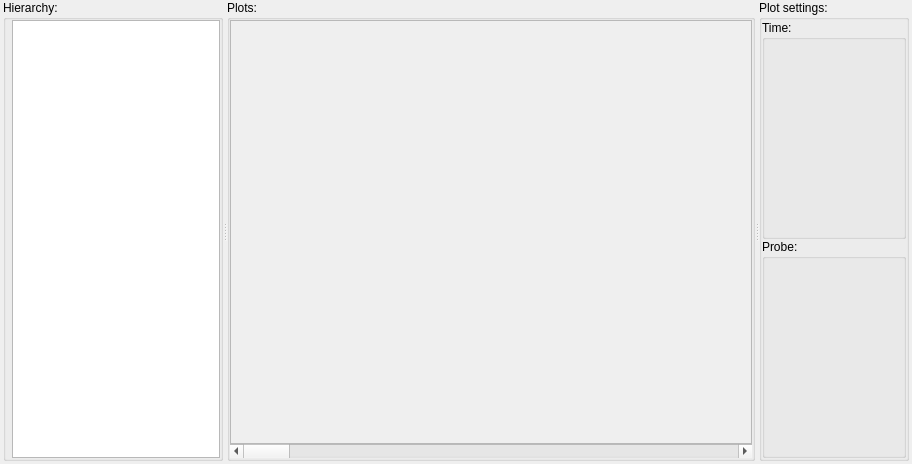
<?xml version="1.0" encoding="UTF-8"?>
<ui version="4.0">
 <class>Board</class>
 <widget class="QWidget" name="Board">
  <property name="geometry">
   <rect>
    <x>0</x>
    <y>0</y>
    <width>912</width>
    <height>464</height>
   </rect>
  </property>
  <property name="windowTitle">
   <string>Form</string>
  </property>
  <layout class="QGridLayout" name="gridLayout_6">
   <property name="leftMargin">
    <number>3</number>
   </property>
   <property name="topMargin">
    <number>0</number>
   </property>
   <property name="rightMargin">
    <number>3</number>
   </property>
   <property name="bottomMargin">
    <number>3</number>
   </property>
   <item row="0" column="0">
    <widget class="QSplitter" name="splitter">
     <property name="orientation">
      <enum>Qt::Horizontal</enum>
     </property>
     <widget class="QWidget" name="widget" native="true">
      <property name="minimumSize">
       <size>
        <width>160</width>
        <height>0</height>
       </size>
      </property>
      <property name="maximumSize">
       <size>
        <width>220</width>
        <height>16777215</height>
       </size>
      </property>
      <layout class="QGridLayout" name="gridLayout_7">
       <property name="margin">
        <number>0</number>
       </property>
       <item row="0" column="0">
        <widget class="QGroupBox" name="groupBox_3">
         <property name="maximumSize">
          <size>
           <width>270</width>
           <height>16777215</height>
          </size>
         </property>
         <property name="title">
          <string>Hierarchy:</string>
         </property>
         <layout class="QGridLayout" name="gridLayout">
          <property name="margin">
           <number>0</number>
          </property>
          <item row="0" column="0">
           <layout class="QHBoxLayout" name="horizontalLayout_2">
            <item>
             <widget class="PlotTreeWidget" name="treeWidget" native="true"/>
            </item>
            <item>
             <widget class="QListWidget" name="plotNamesColumn"/>
            </item>
           </layout>
          </item>
         </layout>
        </widget>
       </item>
      </layout>
     </widget>
     <widget class="QSplitter" name="asplitter">
      <property name="orientation">
       <enum>Qt::Horizontal</enum>
      </property>
      <widget class="QGroupBox" name="plotGroupBox">
       <property name="title">
        <string>Plots:</string>
       </property>
       <layout class="QGridLayout" name="gridLayout_3">
        <property name="margin">
         <number>0</number>
        </property>
        <property name="spacing">
         <number>0</number>
        </property>
        <item row="0" column="0">
         <widget class="QScrollArea" name="scrollArea">
          <property name="verticalScrollBarPolicy">
           <enum>Qt::ScrollBarAsNeeded</enum>
          </property>
          <property name="horizontalScrollBarPolicy">
           <enum>Qt::ScrollBarAlwaysOff</enum>
          </property>
          <property name="widgetResizable">
           <bool>true</bool>
          </property>
          <widget class="PlotCanvas" name="plotCanvas">
           <property name="geometry">
            <rect>
             <x>0</x>
             <y>0</y>
             <width>514</width>
             <height>419</height>
            </rect>
           </property>
           <zorder>horizontalScrollBar</zorder>
          </widget>
         </widget>
        </item>
        <item row="1" column="0">
         <widget class="QScrollBar" name="horizontalScrollBar">
          <property name="orientation">
           <enum>Qt::Horizontal</enum>
          </property>
         </widget>
        </item>
       </layout>
      </widget>
      <widget class="QGroupBox" name="groupBox">
       <property name="maximumSize">
        <size>
         <width>150</width>
         <height>16777215</height>
        </size>
       </property>
       <property name="title">
        <string>Plot settings:</string>
       </property>
       <layout class="QGridLayout" name="gridLayout_2">
        <property name="margin">
         <number>0</number>
        </property>
        <item row="0" column="0">
         <layout class="QVBoxLayout" name="verticalLayout">
          <property name="spacing">
           <number>0</number>
          </property>
          <property name="leftMargin">
           <number>0</number>
          </property>
          <property name="rightMargin">
           <number>0</number>
          </property>
          <item>
           <widget class="QGroupBox" name="groupBox_5">
            <property name="title">
             <string>Time:</string>
            </property>
            <property name="flat">
             <bool>false</bool>
            </property>
            <property name="checkable">
             <bool>false</bool>
            </property>
            <layout class="QGridLayout" name="gridLayout_4">
             <property name="margin">
              <number>0</number>
             </property>
             <property name="spacing">
              <number>0</number>
             </property>
             <item row="0" column="0">
              <widget class="CommonKnobs" name="commonKnobs" native="true">
               <property name="minimumSize">
                <size>
                 <width>0</width>
                 <height>160</height>
                </size>
               </property>
              </widget>
             </item>
            </layout>
           </widget>
          </item>
          <item>
           <widget class="QGroupBox" name="groupBox_4">
            <property name="maximumSize">
             <size>
              <width>16777215</width>
              <height>16777215</height>
             </size>
            </property>
            <property name="title">
             <string>Probe:</string>
            </property>
            <layout class="QGridLayout" name="gridLayout_5">
             <property name="margin">
              <number>0</number>
             </property>
             <property name="spacing">
              <number>0</number>
             </property>
             <item row="0" column="0">
              <widget class="KnobsWidget" name="scopeKnobs" native="true"/>
             </item>
            </layout>
           </widget>
          </item>
         </layout>
        </item>
       </layout>
      </widget>
     </widget>
    </widget>
   </item>
  </layout>
 </widget>
 <customwidgets>
  <customwidget>
   <class>PlotTreeWidget</class>
   <extends>QWidget</extends>
   <header>GUI/PlotTreeWidget.h</header>
   <container>1</container>
  </customwidget>
  <customwidget>
   <class>CommonKnobs</class>
   <extends>QWidget</extends>
   <header>GUI/CommonKnobs/CommonKnobs.h</header>
   <container>1</container>
  </customwidget>
  <customwidget>
   <class>PlotCanvas</class>
   <extends>QWidget</extends>
   <header>GUI/PlotCanvas.h</header>
   <container>1</container>
  </customwidget>
  <customwidget>
   <class>KnobsWidget</class>
   <extends>QWidget</extends>
   <header>GUI/KnobsWidget.h</header>
   <container>1</container>
  </customwidget>
 </customwidgets>
 <resources/>
 <connections/>
</ui>
